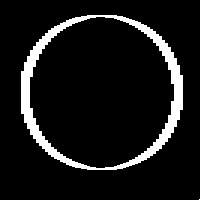
//> input picture imageProcessing/irisDetection/Sobel.jpg, 200 x 200 px
$ ./irisDetection Sobel.jpg   (built with g++ and OpenCV 4)
//> lines starting //> are read from the running program, lines starting //| are printed output that depends on the picture; after the words box and inside, x2 and y2 are one past the last pixel; in counts of white or black regions, pixels touching at a corner belong together
#include <opencv2/core/core.hpp>
#include <opencv2/highgui/highgui.hpp>
#include <iostream>
// #include <cv.h>
#include <opencv2/opencv.hpp>

using namespace cv;
using namespace std;

Mat createLUT(Mat image, Mat grad_x, Mat grad_y, int barX, int barY);

void barycentre(Mat grad, int *x, int *y);

void threshold(Mat frame);

int main(int argc, char **argv) {
    if (argc != 2) {
        cout << " Usage: irisDetection pathToImage" << endl;
        return -1;
    }

    Mat originalImage;
    originalImage = imread(argv[1], CV_LOAD_IMAGE_COLOR);   // Read the file
//> originalImage is the input picture: 200 rows x 200 cols, CV_8UC3; min 0, max 255, mean 23.4
    Mat greyImage;
    cvtColor(originalImage, greyImage, CV_RGB2GRAY);

    if (!originalImage.data)                              // Check for invalid input
    {
        cout << "Could not open or find the image" << endl;
        return -1;
    }

    int scale = 1;
    int delta = 0;
    int ddepth = CV_16S;

    Mat grad;

    // Sobel
    /// Generate grad_x and grad_y
    Mat grad_x, grad_y;
    Mat abs_grad_x, abs_grad_y;

    /// Gradient X
    Sobel(greyImage, grad_x, ddepth, 1, 0, 3, scale, delta, BORDER_DEFAULT);
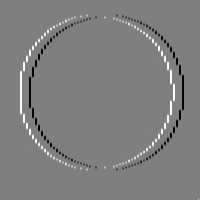
//> grad_x: 200 rows x 200 cols, CV_16SC1; min -1020, max 1020, mean 0; drawn with min black and max white
    convertScaleAbs(grad_x, abs_grad_x);
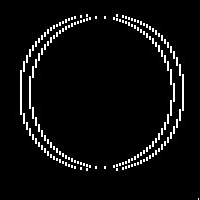
//> abs_grad_x: 200 rows x 200 cols, CV_8UC1; min 0, max 255, mean 12.5

    /// Gradient Y
    Sobel(greyImage, grad_y, ddepth, 0, 1, 3, scale, delta, BORDER_DEFAULT);
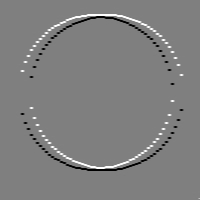
//> grad_y: 200 rows x 200 cols, CV_16SC1; min -1020, max 1020, mean 0; drawn with min black and max white
    convertScaleAbs(grad_y, abs_grad_y);
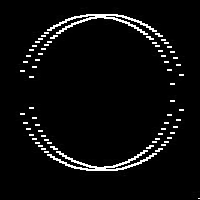
//> abs_grad_y: 200 rows x 200 cols, CV_8UC1; min 0, max 255, mean 11.7

    /// Total Gradient (approximate)
    addWeighted(abs_grad_x, 0.5, abs_grad_y, 0.5, 0, grad);
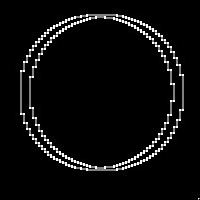
//> grad: 200 rows x 200 cols, CV_8UC1; min 0, max 255, mean 12.1

    imshow("Sobel", grad);

    threshold(grad);
//> after the loop in threshold, `for (int i = 1; i < frame.rows - 1; i++)`:
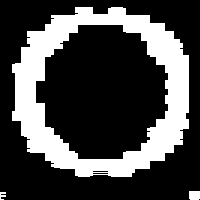
//> frame: 200 rows x 200 cols, CV_8UC1; 28.1% white; 3 white regions, box (x1, y1, x2, y2) and area: (12, 7, 189, 177) 11112, (189, 191, 200, 200) 97, (0, 192, 6, 200) 31

    int barX, barY;
    barycentre(grad, &barX, &barY);
//> the loop in barycentre, `for (int i = 1; i < grad.rows - 1; i++)` made 198 passes
//> (barX, barY, sumX, sumY) on passes 1 to 3: (0, 0, 0, 0), (0, 0, 0, 0), (0, 0, 0, 0)
//> after the loop in barycentre, `for (int i = 1; i < grad.rows - 1; i++)`: barX = 1092836; barY = 1211562; sumX = 11866
//> barX = 92; barY = 102

    cout << barX << " " << barY << endl;
//| 92 102

    // Draw a circle
    circle(originalImage, Point(barX, barY), 1, Scalar(0, 0, 255), 5, 8);
//> originalImage: 200 rows x 200 cols, CV_8UC3; 0.12% of pixels changed, all inside (x1, y1, x2, y2) = (88, 98, 97, 107)
    imshow("Original Image", originalImage);

    // Create LUT
    Mat lut = createLUT(grad, grad_x, grad_y, barX, barY);

    waitKey(0);
    return 0;
}

// TODO
Mat createLUT(Mat image, Mat grad_x, Mat grad_y, int barX, int barY) {
    Mat lut = Mat::zeros(2, 180, CV_8UC3);

    for (int i = 1; i < image.rows - 1; i++) {
        for (int j = 1; j < image.cols - 1; j++) {

        }
    }
}

void barycentre(Mat grad, int *x, int *y) {
    int sumX = 0, sumY = 0;
    int barX = 0, barY = 0;
    for (int i = 1; i < grad.rows - 1; i++) {
        for (int j = 1; j < grad.cols - 1; j++) {
            Vec3b &color = grad.at<Vec3b>(i, j);
            int b = color[0]; /* le B */
            int g = color[1]; /* le G */
            int r = color[2]; /* le R */
            if (r > 0 || g > 0 || b > 0) {
                barX += i;
                barY += j;

                sumX++;
                sumY++;
            }
        }
    }

    *x = barX / sumX;
    *y = barY / sumY;

}

void threshold(Mat frame) {
    for (int i = 1; i < frame.rows - 1; i++) {
        for (int j = 1; j < frame.cols - 1; j++) {

            Vec3b &color = frame.at<Vec3b>(i, j);

            int b = color[0]; /* le B */
            int g = color[1]; /* le G */
            int r = color[2]; /* le R */
//    cout << r << " " << g << " " << b << " " << endl;

            if (r > 0 || g > 0 || b > 0) {
                color[0] = 255; /* le B */
                color[1] = 255; /* le G */
                color[2] = 255; /* le R */
            }
        }
    }
}
